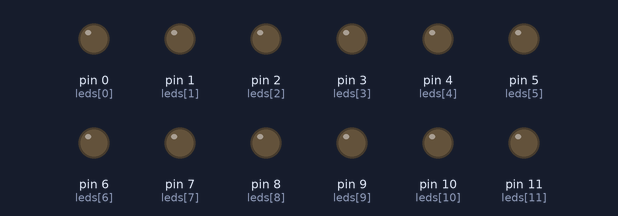
A program run on a simulated MicroPython board. Parts: output pins drawn as LEDs (lit = HIGH).

Above: at 1.1 s.
At 3.83 s:
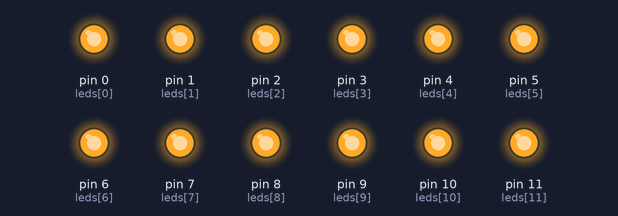
Timing chart, 0 to 4.1 s (numbered marks = the images above):
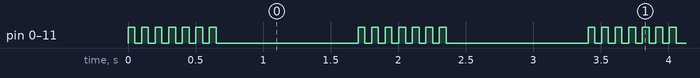

The program:

Flashing_Beacon__NO_BUTTONS_.py
```python
from machine import Pin
import time

leds = [
    Pin(0, Pin.OUT),
    Pin(1, Pin.OUT),
    Pin(2, Pin.OUT),
    Pin(3, Pin.OUT),
    Pin(4, Pin.OUT),
    Pin(5, Pin.OUT),
    Pin(6, Pin.OUT),
    Pin(7, Pin.OUT),
    Pin(8, Pin.OUT),
    Pin(9, Pin.OUT),
    Pin(10, Pin.OUT),
    Pin(11, Pin.OUT)
]

while True:
    # 700 ms knipperen
    end_time = time.ticks_add(time.ticks_ms(), 700)

    while time.ticks_diff(end_time, time.ticks_ms()) > 0:
        for led in leds:
            led.value(1)
        time.sleep(0.05)

        for led in leds:
            led.value(0)
        time.sleep(0.05)

    # 1 seconde uit
    for led in leds:
        led.value(0)

    time.sleep(1)
```

Measured:
- by itself, pin 0 (leds[0]), pin 1 (leds[1]), pin 2 (leds[2]), pin 3 (leds[3]), pin 4 (leds[4]), pin 5 (leds[5]), pin 6 (leds[6]), pin 7 (leds[7]), pin 8 (leds[8]), pin 9 (leds[9]), pin 10 (leds[10]), pin 11 (leds[11]): repeats every 1.7 s: 6 × (LOW 0.05 s, HIGH 0.05 s), LOW 1.1 s, HIGH 0.05 s
